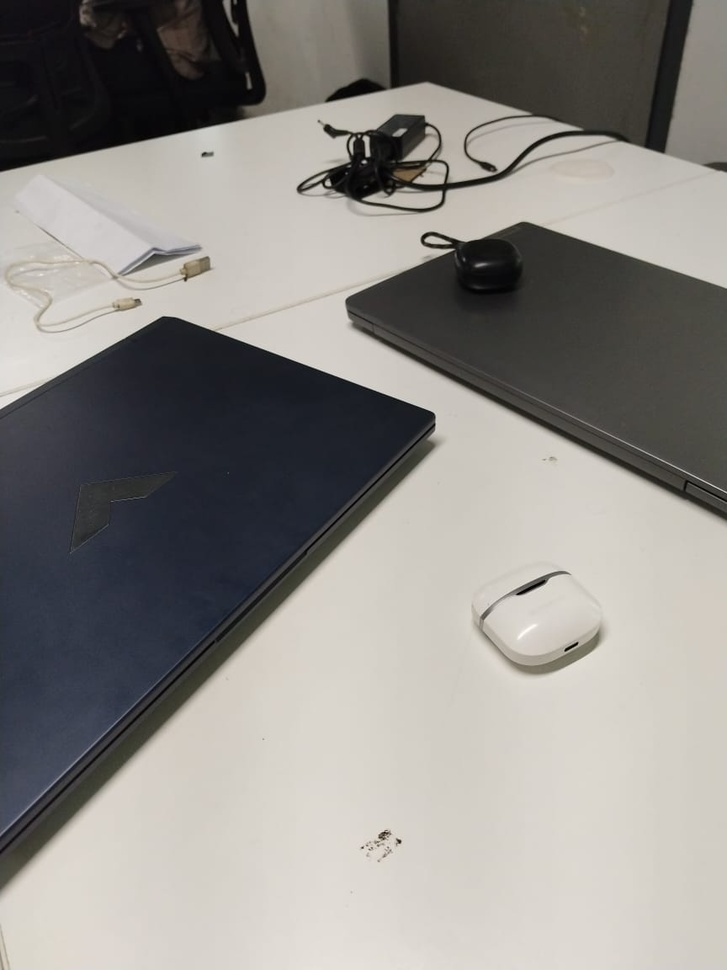
#> input picture DiffIMG/i1.jpg, 727 x 970 px, shrunk from 864 x 1152 before the run, given in place of the camera
$ python obj_det.py
#> lines starting #> are read from the running program, lines starting #| are printed output that depends on the picture; after the words box and inside, x2 and y2 are one past the last pixel; in counts of white or black regions, pixels touching at a corner belong together
import cv2 as cv
import numpy as np

def nothing(x):
    print(x)

capture=cv.VideoCapture(0)

cv.namedWindow("TRACKING")
cv.createTrackbar("LowHue", "TRACKING", 0, 255, nothing)
#> slider 'LowHue' is set to 51
cv.createTrackbar("LowSat", "TRACKING", 0, 255, nothing)
#> slider 'LowSat' is set to 51
cv.createTrackbar("LowVal", "TRACKING", 0, 255, nothing)
#> slider 'LowVal' is set to 51
cv.createTrackbar("UpHue", "TRACKING", 255, 255, nothing)
cv.createTrackbar("UpSat", "TRACKING", 255, 255, nothing)
cv.createTrackbar("UpVal", "TRACKING", 255, 255, nothing)

while(1):
    #img=cv.imread("./photos/balls.jpg")
    _,frame=capture.read()
#> frame is the input picture: shape (970, 727, 3); mean B, G, R 135.1, 139.1, 141.7

    hsv=cv.cvtColor(frame,cv.COLOR_BGR2HSV)
#> hsv: shape (970, 727, 3); mean H, S, V 40.2, 28.5, 144.1

    LH=cv.getTrackbarPos("LowHue","TRACKING")
    LS=cv.getTrackbarPos("LowSat","TRACKING")
    LV=cv.getTrackbarPos("LowVal","TRACKING")
    UH=cv.getTrackbarPos("UpHue","TRACKING")
    US=cv.getTrackbarPos("UpSat","TRACKING")
    UV=cv.getTrackbarPos("UpVal","TRACKING")

    lb=np.array([LH,LS,LV])           #blue  110,50,50
    ub=np.array([UH,US,UV])           #blue  130,255,255

    mask=cv.inRange(hsv,lb,ub)
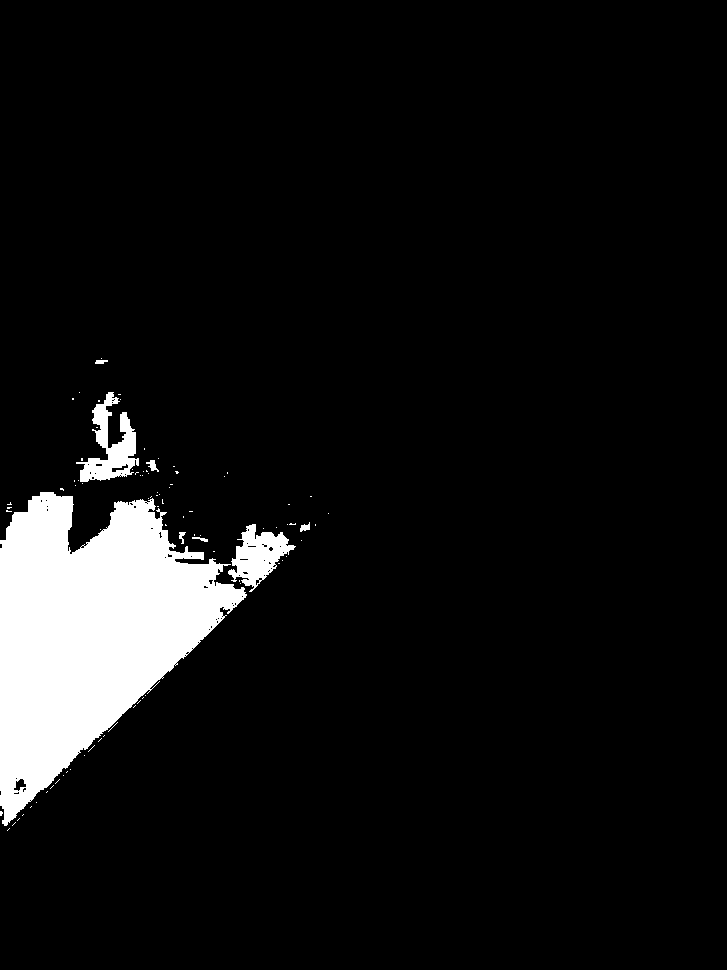
#> mask: shape (970, 727); 7.1% white; 89 white regions (81 under 20 px), largest, box (x1, y1, x2, y2) and area: (0, 492, 247, 826) 44876, (76, 392, 139, 482) 2383, (228, 524, 296, 592) 2172
    output=cv.bitwise_and(frame,frame,mask=mask)
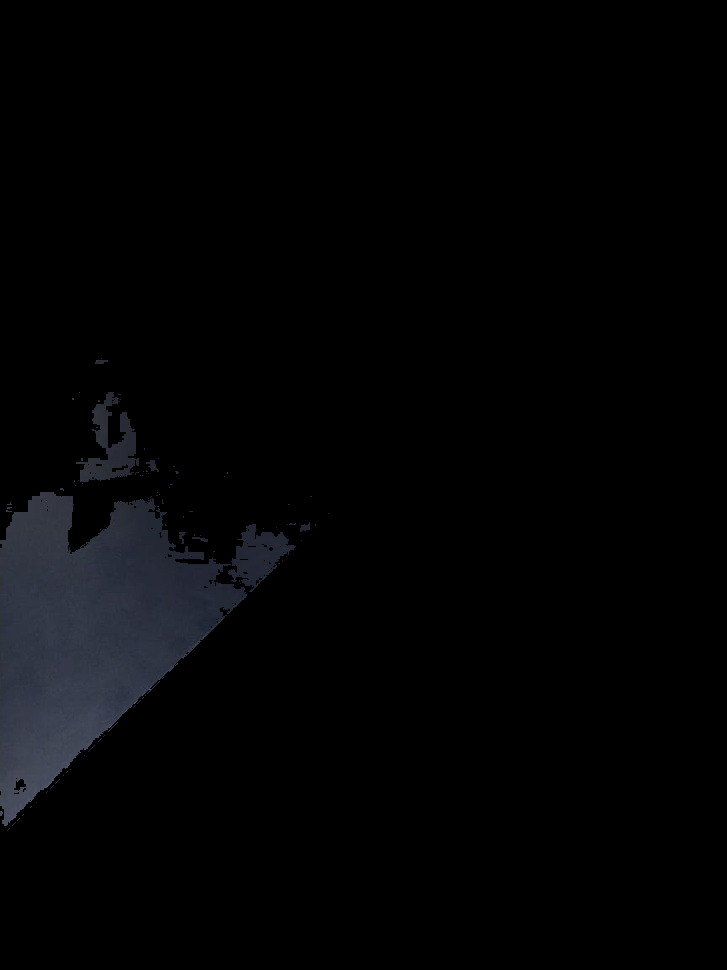
#> output: shape (970, 727, 3); mean B, G, R 4.7, 3.8, 3.4

    cv.imshow("Tracking",frame)
    cv.imshow("Mask",mask)
    cv.imshow("RESULT",output)

    if cv.waitKey(1) & 0xFF==ord("a"):
#> (key Esc is pressed here)
        break
capture.release()
cv.destroyAllWindows()

$ run again, on DiffIMG/i2.jpg
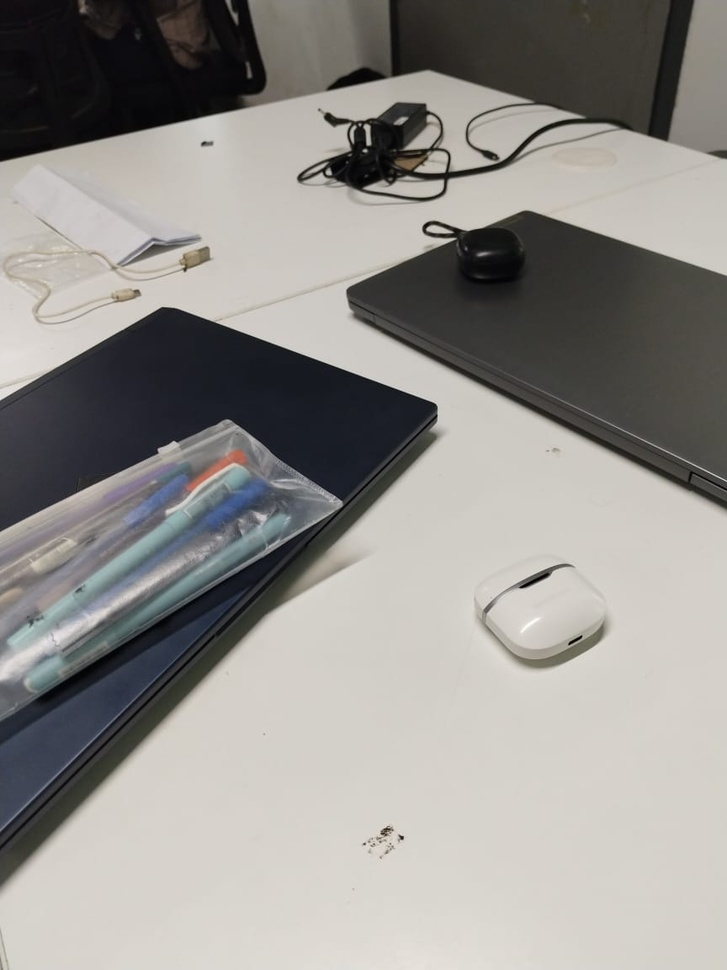
#> input picture DiffIMG/i2.jpg, 727 x 970 px, shrunk from 864 x 1152 before the run, given in place of the camera
#> frame is the input picture: shape (970, 727, 3); mean B, G, R 141.1, 144.8, 147.2
#> hsv: shape (970, 727, 3); mean H, S, V 38.8, 24.1, 149.1
#> `mask=cv.inRange(hsv,lb,ub)`:
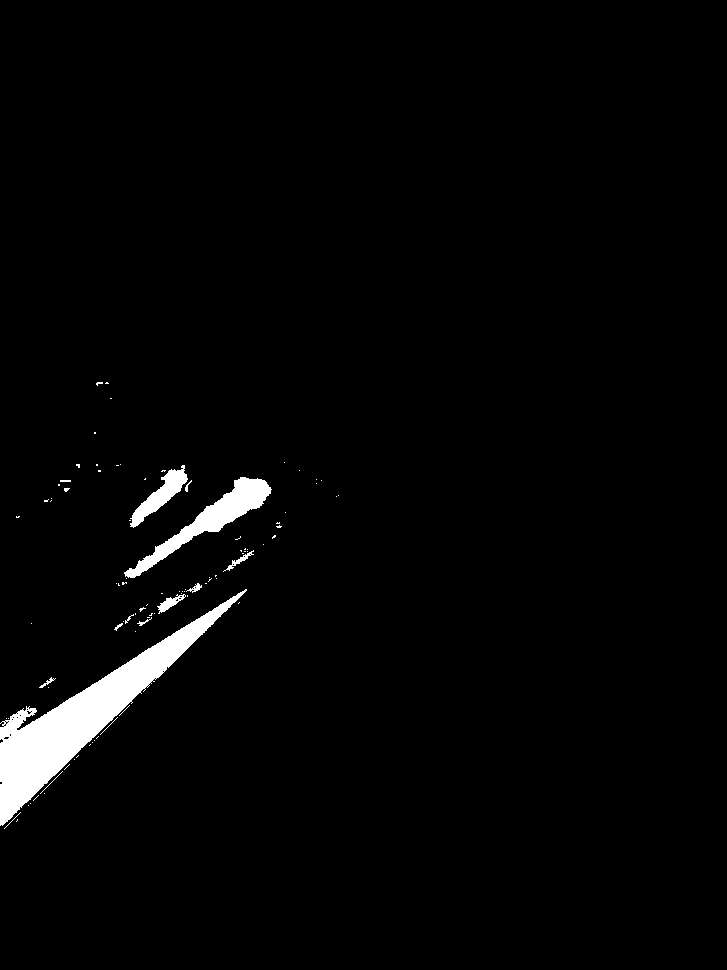
#> mask: shape (970, 727); 2.4% white; 94 white regions (81 under 20 px), largest, box (x1, y1, x2, y2) and area: (0, 589, 247, 826) 11482, (124, 477, 272, 578) 3098, (130, 465, 188, 528) 1134
#> `output=cv.bitwise_and(frame,frame,mask=mask)`:
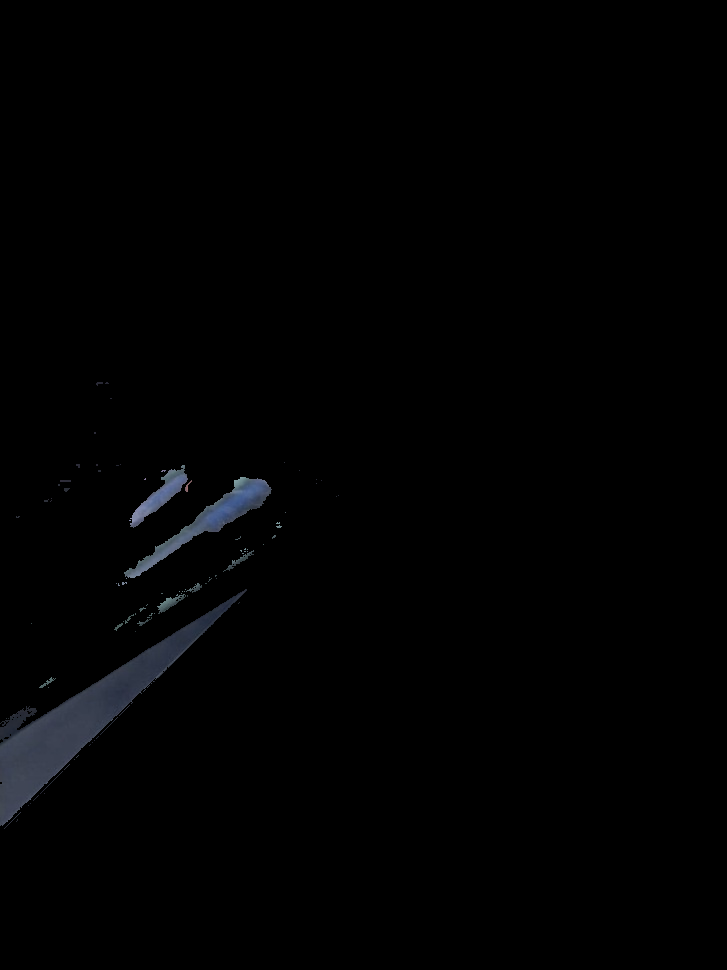
#> output: shape (970, 727, 3); mean B, G, R 2.1, 1.7, 1.5

$ run again, on DiffIMG/i3.jpg
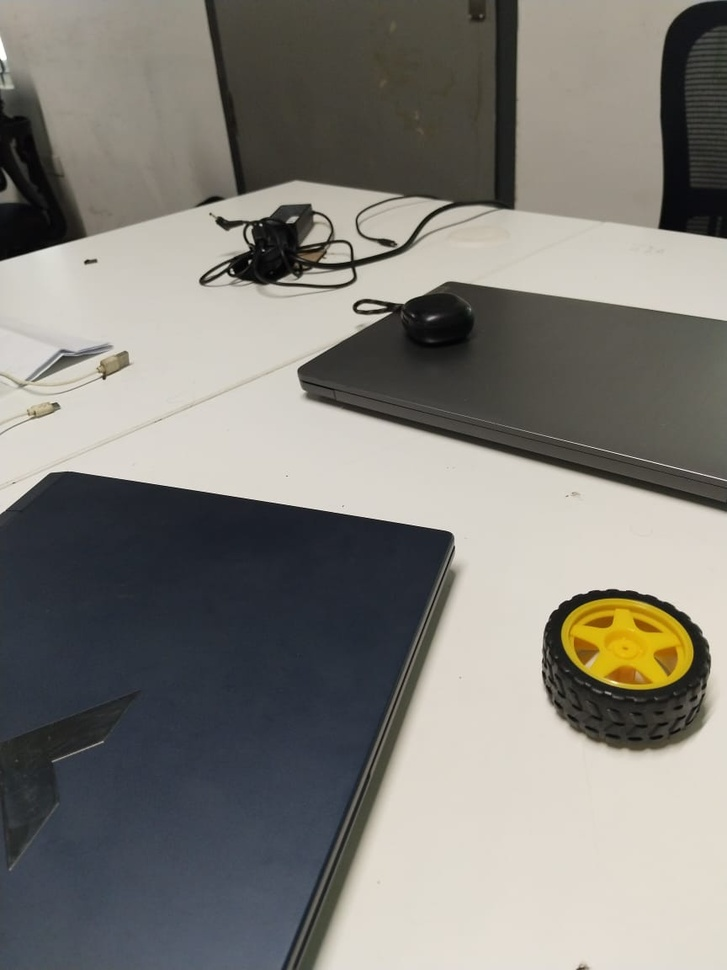
#> input picture DiffIMG/i3.jpg, 727 x 970 px, shrunk from 864 x 1152 before the run, given in place of the camera
#> frame is the input picture: shape (970, 727, 3); mean B, G, R 120, 126, 128.1
#> hsv: shape (970, 727, 3); mean H, S, V 44.5, 38.5, 132.2
#> `mask=cv.inRange(hsv,lb,ub)`:
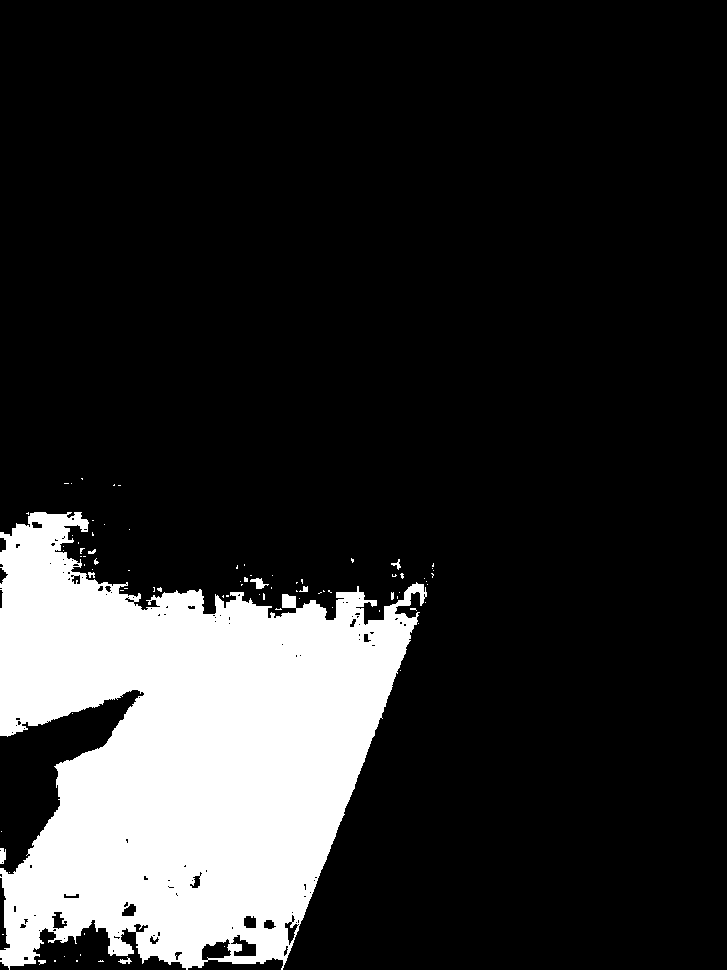
#> mask: shape (970, 727); 17.2% white; 84 white regions (74 under 20 px), largest, box (x1, y1, x2, y2) and area: (0, 512, 427, 970) 120334, (250, 578, 269, 589) 99, (0, 848, 6, 864) 81
#> `output=cv.bitwise_and(frame,frame,mask=mask)`:
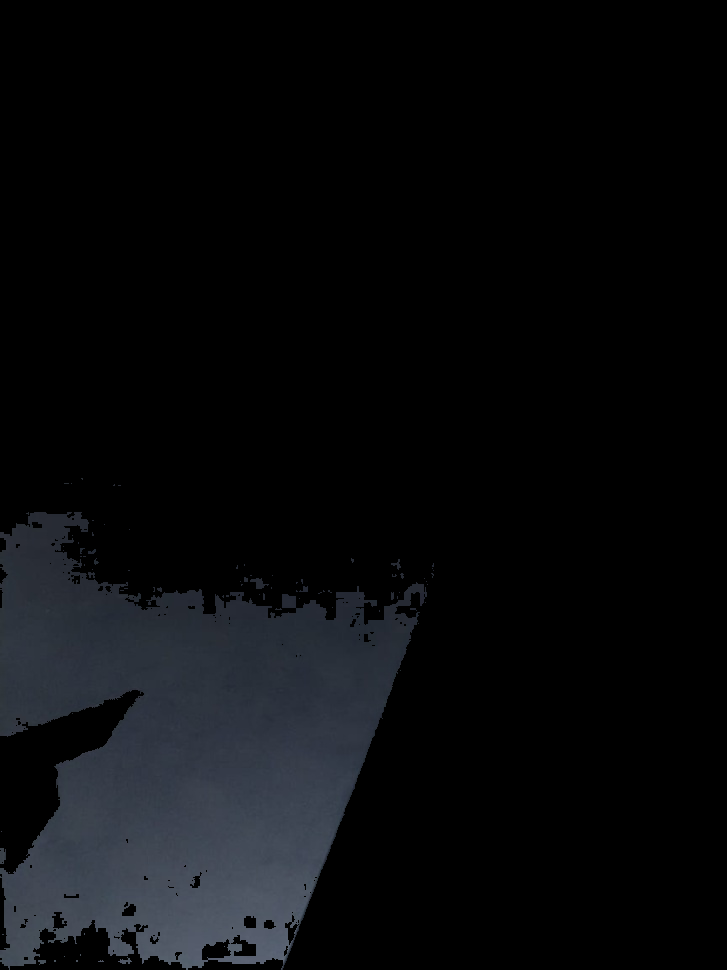
#> output: shape (970, 727, 3); mean B, G, R 12.2, 10.3, 9.1
